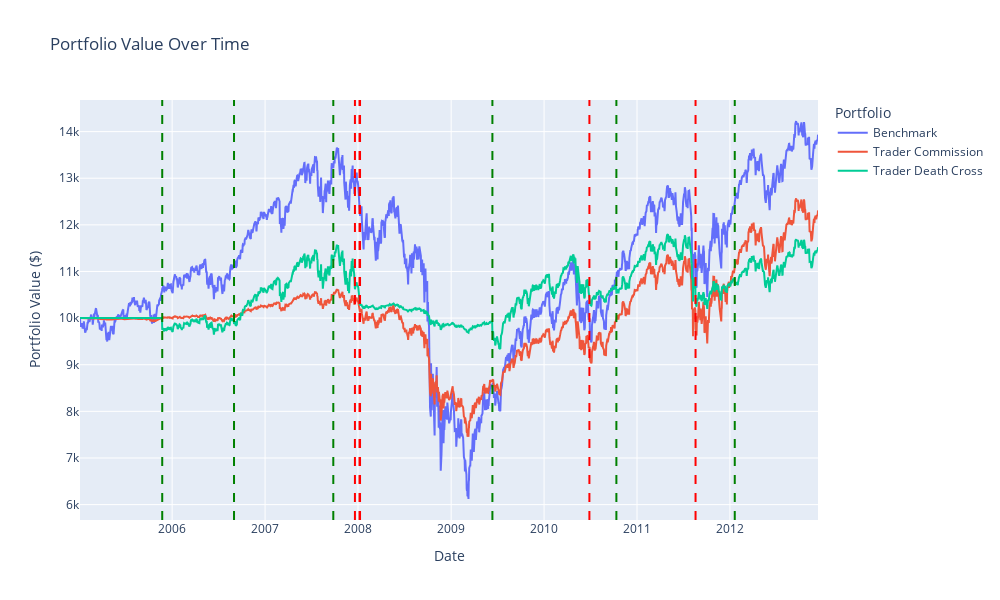

Notebook cell for this chart:
### Code cell
import plotly.graph_objects as go

# Assuming portfolio_values are indexed by dates
dates = spy_ticker.get_price_history(2000).index  # Use dates from your data

# Create a figure
fig = go.Figure()

# Normalize portfolio values by dividing by START_CASH
benchmark_values = np.array(portfolio_values[trader_benchmark])
commision_values = np.array(portfolio_values[trader_commision])
no_commision_values = np.array(portfolio_values[trader_no_commision])
death_cross_values = np.array(portfolio_values[trader_death_cross])

# Add the Benchmark trace
fig.add_trace(go.Scatter(x=dates, y=benchmark_values, mode='lines', name="Benchmark"))

# Add the Trader Commission trace
fig.add_trace(go.Scatter(x=dates, y=commision_values, mode='lines', name="Trader Commission"))

# Add the Trader No Commission trace
# fig.add_trace(go.Scatter(x=dates, y=no_commision_values, mode='lines', name="Trader No Commission"))

# Add the Trader Death Cross trace
fig.add_trace(go.Scatter(x=dates, y=death_cross_values, mode='lines', name="Trader Death Cross"))

# Add vertical lines for buy and sell signals based on dates
for i, signal in enumerate(golden_death_cross.signal):
    if signal == "sell":
        fig.add_vline(x=dates[i], line=dict(color='red', width=2, dash='dash'))
    elif signal == "buy":
        fig.add_vline(x=dates[i], line=dict(color='green', width=2, dash='dash'))

# Update layout with date-based x-axis
fig.update_layout(
    title="Portfolio Value Over Time",
    xaxis_title="Date",
    yaxis_title="Portfolio Value ($)",
    legend_title="Portfolio",
    width=1000, height=600,
    xaxis=dict(type='date')  # Ensure x-axis is treated as dates
)

# Show the figure
fig.show()

### Figure 1 — Plotly figure (JSON) as saved in the notebook; plotly's stock layout.template omitted (floating-point values rounded to 4 significant figures; data arrays with more than 128 entries replaced by an {"elided": "..."} marker saying what was removed)
{"data": [{"mode": "lines", "name": "Benchmark", "type": "scatter", "x": {"elided": "2000 str values"}, "y": {"elided": "2000 float values"}}, {"mode": "lines", "name": "Trader Commission", "type": "scatter", "x": {"elided": "2000 str values"}, "y": {"elided": "2000 float values"}}, {"mode": "lines", "name": "Trader Death Cross", "type": "scatter", "x": {"elided": "2000 str values"}, "y": {"elided": "2000 float values"}}], "layout": {"height": 600, "legend": {"title": {"text": "Portfolio"}}, "shapes": [{"line": {"color": "green", "dash": "dash", "width": 2}, "type": "line", "x0": "2005-11-23T00:00:00-05:00", "x1": "2005-11-23T00:00:00-05:00", "xref": "x", "y0": 0, "y1": 1, "yref": "y domain"}, {"line": {"color": "green", "dash": "dash", "width": 2}, "type": "line", "x0": "2006-09-01T00:00:00-04:00", "x1": "2006-09-01T00:00:00-04:00", "xref": "x", "y0": 0, "y1": 1, "yref": "y domain"}, {"line": {"color": "green", "dash": "dash", "width": 2}, "type": "line", "x0": "2007-09-26T00:00:00-04:00", "x1": "2007-09-26T00:00:00-04:00", "xref": "x", "y0": 0, "y1": 1, "yref": "y domain"}, {"line": {"color": "red", "dash": "dash", "width": 2}, "type": "line", "x0": "2007-12-20T00:00:00-05:00", "x1": "2007-12-20T00:00:00-05:00", "xref": "x", "y0": 0, "y1": 1, "yref": "y domain"}, {"line": {"color": "red", "dash": "dash", "width": 2}, "type": "line", "x0": "2008-01-07T00:00:00-05:00", "x1": "2008-01-07T00:00:00-05:00", "xref": "x", "y0": 0, "y1": 1, "yref": "y domain"}, {"line": {"color": "red", "dash": "dash", "width": 2}, "type": "line", "x0": "2008-01-09T00:00:00-05:00", "x1": "2008-01-09T00:00:00-05:00", "xref": "x", "y0": 0, "y1": 1, "yref": "y domain"}, {"line": {"color": "green", "dash": "dash", "width": 2}, "type": "line", "x0": "2009-06-12T00:00:00-04:00", "x1": "2009-06-12T00:00:00-04:00", "xref": "x", "y0": 0, "y1": 1, "yref": "y domain"}, {"line": {"color": "red", "dash": "dash", "width": 2}, "type": "line", "x0": "2010-06-28T00:00:00-04:00", "x1": "2010-06-28T00:00:00-04:00", "xref": "x", "y0": 0, "y1": 1, "yref": "y domain"}, {"line": {"color": "green", "dash": "dash", "width": 2}, "type": "line", "x0": "2010-10-12T00:00:00-04:00", "x1": "2010-10-12T00:00:00-04:00", "xref": "x", "y0": 0, "y1": 1, "yref": "y domain"}, {"line": {"color": "red", "dash": "dash", "width": 2}, "type": "line", "x0": "2011-08-19T00:00:00-04:00", "x1": "2011-08-19T00:00:00-04:00", "xref": "x", "y0": 0, "y1": 1, "yref": "y domain"}, {"line": {"color": "green", "dash": "dash", "width": 2}, "type": "line", "x0": "2012-01-20T00:00:00-05:00", "x1": "2012-01-20T00:00:00-05:00", "xref": "x", "y0": 0, "y1": 1, "yref": "y domain"}], "title": {"text": "Portfolio Value Over Time"}, "width": 1000, "xaxis": {"title": {"text": "Date"}, "type": "date"}, "yaxis": {"title": {"text": "Portfolio Value ($)"}}}}
